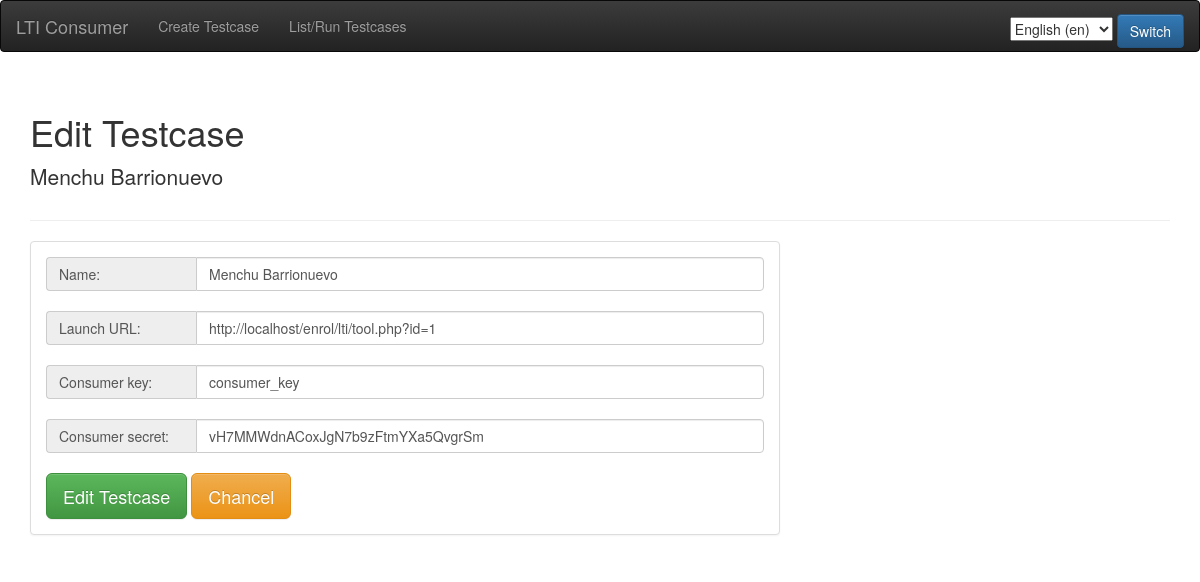
The app's page /testcase/3/edit with its own data.
### consumer/models.py (models this page shows, shortened)
class Testcase(models.Model):
    name = models.CharField(max_length=200, verbose_name=_('Name'))
    launch_url = models.URLField(verbose_name=_('Launch URL'))
    consumer_key = models.CharField(max_length=200,
                                    blank=True,
                                    verbose_name=_('Consumer key'))
    consumer_secret = models.CharField(max_length=200,
                                       blank=True,
                                       verbose_name=_('Consumer secret'))
    published_at = models.DateTimeField(default=timezone.now,
                                        verbose_name=_('Published at'))
    class Meta:
        verbose_name = _('Testcase')
        verbose_name_plural = _('Testcases')

### consumer/views.py (the view)
# urls.py: url(r'^testcase/(?P<testcase_id>\d+)/edit$', edit_testcase,
def edit_testcase(request, testcase_id):
    testcase = get_object_or_404(Testcase, id=testcase_id)
    if request.method == 'POST':
        form = TestcaseForm(request.POST, instance=testcase)
        if form.is_valid():
            tc = form.save()
            return HttpResponseRedirect(reverse('consumer.views.show_testcase',
                                                args=(tc.id,)))
    else:
        form = TestcaseForm(instance=testcase)
    params = {'form': form, 'testcase': testcase}
    return render(request, 'consumer/edit_testcase.html', params)

### consumer/forms.py
class TestcaseForm(ModelForm):
    class Meta:
        model = Testcase
        fields = ['name', 'launch_url', 'consumer_key', 'consumer_secret']
    def __init__(self, *args, **kwargs):
        super(TestcaseForm, self).__init__(*args, **kwargs)
        for visible in self.visible_fields():
            visible.field.widget.attrs['class'] = 'form-control'
            visible.field.widget.attrs['aria-describedby'] = visible.html_name

### consumer/templates/consumer/edit_testcase.html (shortened to what this page needs)
{% extends "base.html" %}
{% load i18n %}
{% block content %}
    <div class="page-header">
        <h1>{% trans "Edit Testcase" %}</h1>
        <p class="lead">{{ testcase.name|truncatechars:42 }}</p>
    </div>
    <div class="row">
        <div class="col-md-8">
            <div class="panel panel-default">
                <div class="panel-body">
                    <form action="{% url 'consumer.views.edit_testcase' testcase_id=testcase.id %}" method="post">
                        {% for field in form %}
                            <div class="input-group">
                                <span class="input-group-addon" id="{{ field.html_name }}">{{ field.label }}:</span>
                              {{ field }}
                            </div>
                            <br />
                        {% endfor %}
                        <input type="submit" value="{% trans "Edit Testcase" %}" class="btn btn-success btn-lg" />
                        <input type="reset" value="{% trans "Chancel" %}" class="btn btn-warning btn-lg" />
                    </form>
                </div>
            </div>
        </div>
    </div>
{% endblock %}

### static/css/custom.css (style rules this page uses)
.input-group-addon { min-width: 150px; text-align: left; }

### records on screen
Testcase: name "Menchu Barrionuevo", form "Menchu Barrionuevo" "http://localhost/enrol/lti/tool.php?id=1" "consumer_key" "vH7MMWdnACoxJgN7b9zFtmYXa5QvgrSm"

### other values on screen
{{ field.label }} "Name" "Launch URL" "Consumer key" "Consumer secret"
form field language "English (en)"
